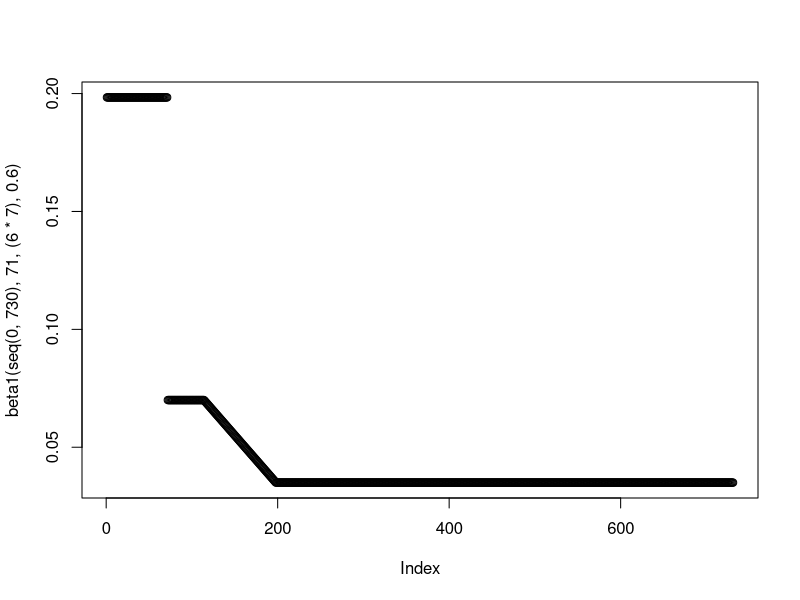
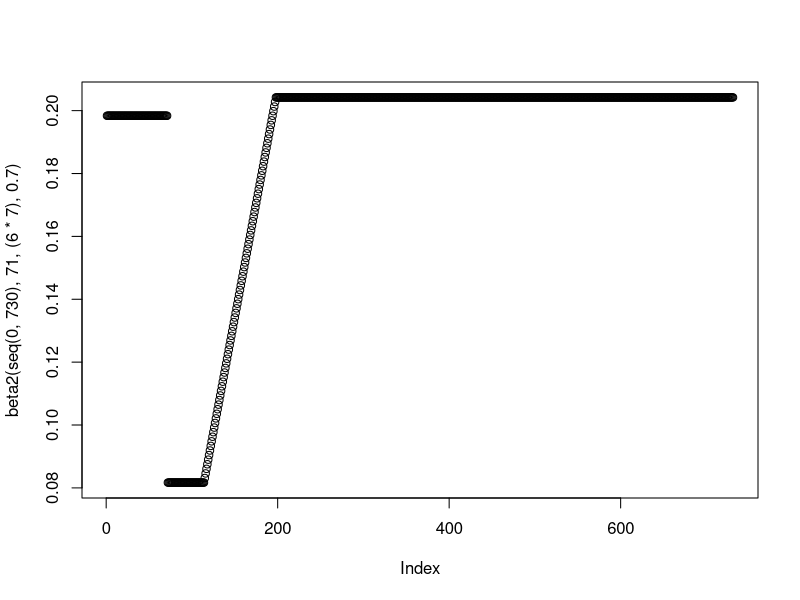
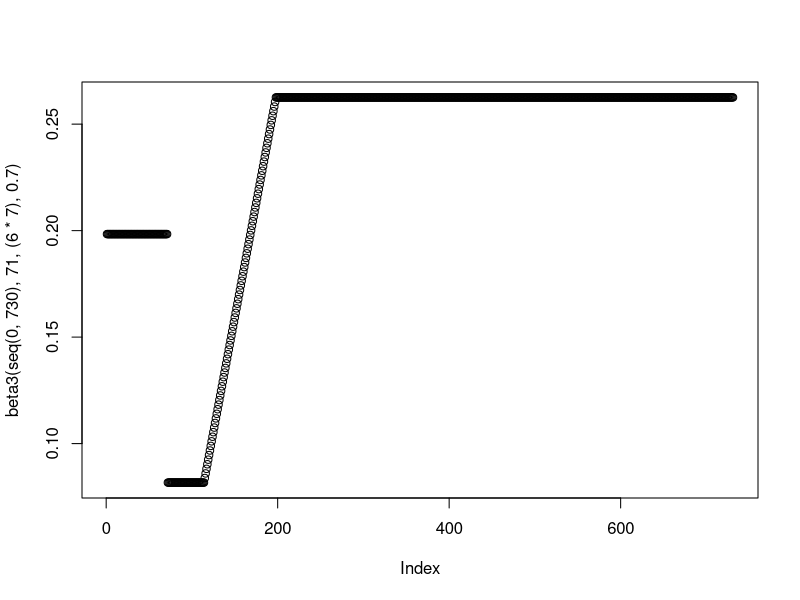
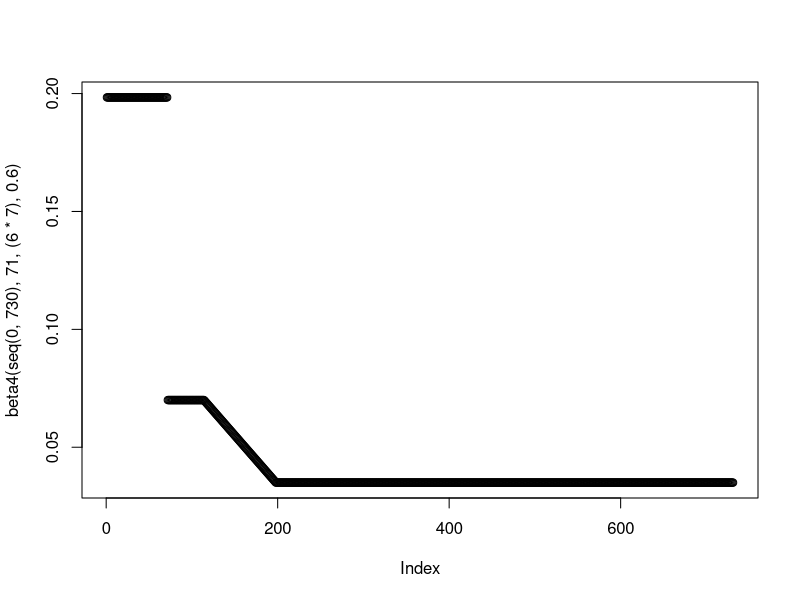

Here is the R script that generated these plots, in order:
setwd("C:/Users/amorg/Documents/PhD/nCoV Work/Figures/Enhanced Shielding/New") # This is where the plots Output
rm(list=ls())
library("deSolve"); library("ggplot2"); library("ggpubr"); library("reshape2"); library("dplyr"); library("Cairo")

#This Script contains otuput for both the Trigger Day and Phase 2 Analysis - Part of Figure 4

#### Model Functions ####
#Generation Time Function - Uses Baseline R0 
GenTime <- function(T2, R0) {
  G = T2 * ((R0-1)/log(2))
  return(G)
}

#Beta Functions - Uses Two different Re - for beta1 and beta 4 + beta 2 and beta 3 
beta1 <- function(time, tstart1, tdur, r014) {
  gamma <- 1/(GenTime(3.3,2.8))
  beta1_2 <- (r014*(gamma))*0.5
  betalin <- approxfun(x=c(tstart1+tdur, tstart1+tdur+(12*7)), y = c(r014*(gamma), beta1_2), method="linear", rule  =2)
  ifelse((time >= tstart1 & time <= tstart1+tdur), #Phase 2
         r014*(gamma),
         ifelse((time >= tstart1+tdur & time <= tstart1+tdur+(12*7)), #Phase 3
                betalin(time),
                ifelse((time >= tstart1+tdur+(12*7) & time <= 730),
                       beta1_2,
                       1.7*(gamma))))}

plot(beta1(seq(0,730), 71, (6*7), 0.6))

beta2 <- function(time, tstart1, tdur, r023) {
  gamma <- 1/(GenTime(3.3,2.8))
  beta1_2 <- (2.8*(gamma) - ((2.8*(gamma) - r023*(gamma))*0.5))
  betalin <- approxfun(x=c(tstart1+tdur, tstart1+tdur+(12*7)), y = c(r023*(gamma), beta1_2), method="linear", rule  =2)
  ifelse((time >= tstart1 & time <= tstart1+tdur), #Phase 2
         r023*(gamma),
         ifelse((time >= tstart1+tdur & time <= tstart1+tdur+(12*7)), #Phase 3
                betalin(time),
                ifelse((time >= tstart1+tdur+(12*7) & time <= 730),
                       beta1_2,
                       1.7*(gamma))))}

plot(beta2(seq(0,730), 71, (6*7), 0.7))

beta3 <- function(time, tstart1, tdur, r023) {
  gamma <- 1/(GenTime(3.3,2.8))
  beta1_2 <- (2.8*(gamma) - (2.8*(gamma) - 1.7*(gamma))*0.5)
  betalin <- approxfun(x=c(tstart1+tdur, tstart1+tdur+(12*7)), y = c(r023*(gamma), beta1_2), method="linear", rule  =2)
  ifelse((time >= tstart1 & time <= tstart1+tdur), #Phase 2
         r023*(gamma),
         ifelse((time >= tstart1+tdur & time <= tstart1+tdur+(12*7)), #Phase 3
                betalin(time),
                ifelse((time >= tstart1+tdur+(12*7) & time <= 730),
                       beta1_2,
                       1.7*(gamma))))}

plot(beta3(seq(0,730), 71, (6*7), 0.7))


beta4 <- function(time,tstart1,tdur, r014) {
  gamma <- 1/(GenTime(3.3,2.8))
  beta1_2 <- r014*(gamma)*0.5
  betalin <- approxfun(x=c(tstart1+tdur, tstart1+tdur+(12*7)), y = c(r014*(gamma), beta1_2), method="linear", rule  =2)
  ifelse((time >= tstart1 & time <= tstart1+tdur), #Phase 2
         r014*(gamma),
         ifelse((time >= tstart1+tdur & time <= tstart1+tdur+(12*7)), #Phase 3
                betalin(time),
                ifelse((time >= tstart1+tdur+(12*7) & time <= 730),
                       beta1_2,
                       1.7*(gamma))))}

plot(beta4(seq(0,730), 71, (6*7), 0.6))

#ODEs Enhanced Shielding Model - Adapted to use different phase 2 R_e
SIRS <- function(time, state, parameters) {
  with(as.list(c(state, parameters)), {
    beta1 <- beta1(time,tstart1,tdur,r014)
    beta2 <- beta2(time,tstart1,tdur,r023)
    beta3 <- beta3(time,tstart1,tdur,r023)
    beta4 <- beta4(time,tstart1,tdur,r014)
    
    dSv = - beta1*Iv*Sv - beta1*Is*Sv - beta4*Ir1*Sv - beta4*Ir2*Sv - beta4*Ir3*Sv + zeta*Rv
    dSs = - beta1*Iv*Ss - beta1*Is*Ss - beta2*Ir1*Ss - beta2*Ir2*Ss - beta2*Ir3*Ss + zeta*Rs
    dSr1 = - beta4*Iv*Sr1 - beta2*Is*Sr1 - beta3*Ir1*Sr1 - beta3*Ir2*Sr1 - beta3*Ir3*Sr1 + zeta*Rr1
    dSr2 = - beta4*Iv*Sr2 - beta2*Is*Sr2 - beta3*Ir1*Sr2 - beta3*Ir2*Sr2 - beta3*Ir3*Sr2 + zeta*Rr2
    dSr3 = - beta4*Iv*Sr3 - beta2*Is*Sr3 - beta3*Ir1*Sr3 - beta3*Ir2*Sr3 - beta3*Ir3*Sr3 + zeta*Rr3
    
    dIv = beta1*Iv*Sv + beta1*Is*Sv + beta4*Ir1*Sv + beta4*Ir2*Sv + beta4*Ir3*Sv - gamma*Iv
    dIs = beta1*Iv*Ss + beta1*Is*Ss + beta2*Ir1*Ss + beta2*Ir2*Ss + beta2*Ir3*Ss - gamma*Is
    dIr1 = beta4*Iv*Sr1 + beta2*Is*Sr1 + beta3*Ir1*Sr1 + beta3*Ir2*Sr1 + beta3*Ir3*Sr1 - gamma*Ir1
    dIr2 = beta4*Iv*Sr2 + beta2*Is*Sr2 + beta3*Ir1*Sr2 + beta3*Ir2*Sr2 + beta3*Ir3*Sr2 - gamma*Ir2
    dIr3 = beta4*Iv*Sr3 + beta2*Is*Sr3 + beta3*Ir1*Sr3 + beta3*Ir2*Sr3 + beta3*Ir3*Sr3 - gamma*Ir3
    
    dRv = gamma*Iv - zeta*Rv 
    dRs = gamma*Is - zeta*Rs
    dRr1 = gamma*Ir1 - zeta*Rr1
    dRr2 = gamma*Ir2 - zeta*Rr2
    dRr3 = gamma*Ir3 - zeta*Rr3
    
    return(list(c(dSv, dSs, dSr1, dSr2, dSr3,
                  dIv, dIs, dIr1, dIr2, dIr3,
                  dRv, dRs, dRr1, dRr2, dRr3)))
  })
}


#### Baseline Parameters - Initial Conditions, Times and Baseline Parameters ####

init <- c(Sv = 0.2 - 0.0001*0.2, Ss = 0.2 - 0.0001*0.2, 
          Sr1 = 0.2 - 0.0001*0.2, Sr2 = 0.2 - 0.0001*0.2, Sr3 = 0.2 - 0.0001*0.2,
          Iv = 0.0001*0.2, Is = 0.0001*0.2, Ir1 = 0.0001*0.2, Ir2 = 0.0001*0.2, Ir3 = 0.0001*0.2,   
          Rv= 0, Rs = 0, Rr1 = 0, Rr2 = 0, Rr3 = 0)

times <- seq(0, 478, by = 1)

parmsbase = c(gamma = 1/(GenTime(3.3,2.8)), 
              zeta = 1/365,
              tstart1 = 71, 
              tdur = 6*7) 

#### SET 1) TRIGGER DAY ####

trigday <- c(46, 71, 96)

trigdata <- data.frame(matrix(nrow = 0, ncol = 15))

for(i in 1:length(trigday)) {
  parms <- c(parmsbase, r014 = 0.8, r023 = 0.9)
  parms["tstart1"] <- trigday[i]
  out1 <- data.frame(ode(y = init, func = SIRS, times = times, parms = parms))
  out1$RemS <- out1$Sr1 + out1$Sr2 + out1$Sr3
  out1$RemI <- out1$Ir1 + out1$Ir2 + out1$Ir3
  out1$RemR <- out1$Rr1 + out1$Rr2 + out1$Rr3
  out1 <- out1[, -grep("Sr|Ir|Rr", names(out1))]
  out1[,2:7] <- out1[,2:7]/0.2
  out1[,8:10] <- out1[,8:10]/0.6
  out1$Beta1 <- beta1(times, 71, (6*7), parms[["r014"]]) 
  out1$Beta2 <- beta2(times, 71, (6*7), parms[["r023"]]) 
  out1$Beta3 <- beta3(times, 71, (6*7), parms[["r023"]])
  out1$Beta4 <- beta4(times, 71, (6*7), parms[["r014"]])
  out1$trigday <- trigday[i]
  trigdata <- rbind(out1, trigdata)
}

colnames(trigdata) <- c("Time", "Suscv", "Suscs", "Infected_Iv", "Infected_Is", "Recovv", "Recovs", "RemSusc", "RemInf", "RemRecov",
                      "Beta_1", "Beta_2", "Beta_3", "Beta_4", "TriggerDay")

#Trigger Day 96

phase1 <- data.frame(xmin=0, xmax=96, ymin=-Inf, ymax=Inf, name = "P1")
phase2 <- data.frame(xmin=96, xmax=96+(6*7), ymin=-Inf, ymax=Inf, name = "P2")
phase3 <- data.frame(xmin=96+(6*7), xmax=96+(6*7)+(12*7), ymin=-Inf, ymax=Inf, name = "P3")
phase4 <- data.frame(xmin=96+(6*7)+(12*7), xmax=Inf, ymin=-Inf, ymax=Inf, name = "P4")

statsinfecv <- melt(trigdata[trigdata$TriggerDay == 96,], id.vars = c("Time"), measure.vars = c("Infected_Iv", "Infected_Is", "RemInf"))
statsinfecv$variable <- factor(statsinfecv$variable, levels=rev(levels(statsinfecv$variable)))

pinf96 <- ggplot(data = statsinfecv, aes(x = (Time), y = value, col = variable))  + theme_bw() +
  labs(x ="Time (Days)", y = "Proportion Infected") + scale_y_continuous(limits = c(0,0.125), expand = c(0,0)) +
  theme(legend.position = "bottom", legend.title = element_blank(), legend.text=element_text(size=14),  axis.text=element_text(size=14),
        axis.title.y=element_text(size=14),axis.title.x = element_text(size=14), 
        legend.spacing.x = unit(0.3, 'cm'), plot.margin=unit(c(0.7,0.7,-0.07,0.8),"cm")) + scale_x_continuous(expand = c(0, 0)) + 
  scale_color_manual(values=c('blue','darkgreen','red'), labels= c("General", "Shielders", "Vulnerable")) +
  geom_rect(data=phase2, aes(xmin=xmin, xmax=xmax, ymin=ymin, ymax=ymax), fill="grey", alpha=0.5, inherit.aes = FALSE) +
  geom_rect(data=phase3, aes(xmin=xmin, xmax=xmax, ymin=ymin, ymax=ymax), fill="grey", alpha=0.35, inherit.aes = FALSE) +
  geom_rect(data=phase4, aes(xmin=xmin, xmax=xmax, ymin=ymin, ymax=ymax), fill="grey", alpha=0.5, inherit.aes = FALSE) +
  geom_text(data = phase1, aes(x = xmin, y = 0.107, label = name),inherit.aes = FALSE, size = 8, vjust = 0, hjust = 0, nudge_x = 36) +
  geom_text(data = phase2, aes(x = xmin, y = 0.107, label = name),inherit.aes = FALSE, size = 8, vjust = 0, hjust = 0, nudge_x = 7) +
  geom_text(data = phase3, aes(x = xmin, y = 0.107, label = name),inherit.aes = FALSE, size = 8, vjust = 0, hjust = 0, nudge_x = 27) +
  geom_text(data = phase4, aes(x = xmin, y = 0.107, label = name),inherit.aes = FALSE, size = 8, vjust = 0, hjust = 0, nudge_x = 110) +
  geom_line(size = 1.02, stat = "identity")

#Baseline Day 71

phase1 <- data.frame(xmin=0, xmax=71, ymin=-Inf, ymax=Inf, name = "P1")
phase2 <- data.frame(xmin=71, xmax=71+(6*7), ymin=-Inf, ymax=Inf, name = "P2")
phase3 <- data.frame(xmin=71+(6*7), xmax=71+(6*7)+(12*7), ymin=-Inf, ymax=Inf, name = "P3")
phase4 <- data.frame(xmin=71+(6*7)+(12*7), xmax=Inf, ymin=-Inf, ymax=Inf, name = "P4")

statsinfecv <- melt(trigdata[trigdata$TriggerDay == 71,], id.vars = c("Time"), measure.vars = c("Infected_Iv", "Infected_Is", "RemInf"))
statsinfecv$variable <- factor(statsinfecv$variable, levels=rev(levels(statsinfecv$variable)))

pinf71 <- ggplot(data = statsinfecv, aes(x = (Time), y = value, col = variable))  + theme_bw() +
  labs(x ="Time (Days)", y = "Proportion Infected") + scale_y_continuous(limits = c(0,0.125), expand = c(0,0)) +
  theme(legend.position = "bottom", legend.title = element_blank(), legend.text=element_text(size=14),  axis.text=element_text(size=14),
        axis.title.y=element_text(size=14),axis.title.x = element_blank(), 
        legend.spacing.x = unit(0.3, 'cm'), plot.margin=unit(c(0.7,0.7,-0.07,0.8),"cm")) + scale_x_continuous(expand = c(0, 0)) + 
  scale_color_manual(values=c('blue','darkgreen','red'), labels= c("General", "Shielders", "Vulnerable")) +
  geom_rect(data=phase2, aes(xmin=xmin, xmax=xmax, ymin=ymin, ymax=ymax), fill="grey", alpha=0.5, inherit.aes = FALSE) +
  geom_rect(data=phase3, aes(xmin=xmin, xmax=xmax, ymin=ymin, ymax=ymax), fill="grey", alpha=0.35, inherit.aes = FALSE) +
  geom_rect(data=phase4, aes(xmin=xmin, xmax=xmax, ymin=ymin, ymax=ymax), fill="grey", alpha=0.5, inherit.aes = FALSE) +
  geom_text(data = phase1, aes(x = xmin, y = 0.107, label = name),inherit.aes = FALSE, size = 8, vjust = 0, hjust = 0, nudge_x = 11) +
  geom_text(data = phase2, aes(x = xmin, y = 0.107, label = name),inherit.aes = FALSE, size = 8, vjust = 0, hjust = 0, nudge_x = 8) +
  geom_text(data = phase3, aes(x = xmin, y = 0.107, label = name),inherit.aes = FALSE, size = 8, vjust = 0, hjust = 0, nudge_x = 25) +
  geom_text(data = phase4, aes(x = xmin, y = 0.107, label = name),inherit.aes = FALSE, size = 8, vjust = 0, hjust = 0, nudge_x = 125) +
  geom_line(size = 1.02, stat = "identity")

#Trigger Day 46

phase1 <- data.frame(xmin=0, xmax=46, ymin=-Inf, ymax=Inf, name = "P1")
phase2 <- data.frame(xmin=46, xmax=46+(6*7), ymin=-Inf, ymax=Inf, name = "P2")
phase3 <- data.frame(xmin=46+(6*7), xmax=46+(6*7)+(12*7), ymin=-Inf, ymax=Inf, name = "P3")
phase4 <- data.frame(xmin=46+(6*7)+(12*7), xmax=Inf, ymin=-Inf, ymax=Inf, name = "P4")

statsinfecv <- melt(trigdata[trigdata$TriggerDay == 46,], id.vars = c("Time"), measure.vars = c("Infected_Iv", "Infected_Is", "RemInf"))
statsinfecv$variable <- factor(statsinfecv$variable, levels=rev(levels(statsinfecv$variable)))

pinf46 <- ggplot(data = statsinfecv, aes(x = (Time), y = value, col = variable))  + theme_bw() +
  labs(x ="Time (Days)", y = "Proportion Infected") + scale_y_continuous(limits = c(0,0.125), expand = c(0,0)) +
  theme(legend.position = "bottom", legend.title = element_blank(), legend.text=element_text(size=14),  axis.text=element_text(size=14),
        axis.title.y=element_text(size=14),axis.title.x = element_text(size=14), 
        legend.spacing.x = unit(0.3, 'cm'), plot.margin=unit(c(0.7,0.7,-0.07,0.8),"cm")) + scale_x_continuous(expand = c(0, 0)) + 
  scale_color_manual(values=c('blue','darkgreen','red'), labels= c("General", "Shielders", "Vulnerable")) +
  geom_rect(data=phase2, aes(xmin=xmin, xmax=xmax, ymin=ymin, ymax=ymax), fill="grey", alpha=0.5, inherit.aes = FALSE) +
  geom_rect(data=phase3, aes(xmin=xmin, xmax=xmax, ymin=ymin, ymax=ymax), fill="grey", alpha=0.35, inherit.aes = FALSE) +
  geom_rect(data=phase4, aes(xmin=xmin, xmax=xmax, ymin=ymin, ymax=ymax), fill="grey", alpha=0.5, inherit.aes = FALSE) +
  geom_text(data = phase1, aes(x = xmin, y = 0.107, label = name),inherit.aes = FALSE, size = 8, vjust = 0, hjust = 0, nudge_x = 11) +
  geom_text(data = phase2, aes(x = xmin, y = 0.107, label = name),inherit.aes = FALSE, size = 8, vjust = 0, hjust = 0, nudge_x = 8) +
  geom_text(data = phase3, aes(x = xmin, y = 0.107, label = name),inherit.aes = FALSE, size = 8, vjust = 0, hjust = 0, nudge_x = 25) +
  geom_text(data = phase4, aes(x = xmin, y = 0.107, label = name),inherit.aes = FALSE, size = 8, vjust = 0, hjust = 0, nudge_x = 125) +
  geom_line(size = 1.02, stat = "identity")

#### SET 2) PHASE 2 ANALYSIS ####

retest <- data.frame(scenario = c("Lower", "Baseline", "Higher"),
                     Re14 = c(0.6, 0.8, 1),
                     Re23 = c(0.7, 0.9, 1.1))

redata <- data.frame(matrix(nrow = 0, ncol = 15))

for(i in 1:nrow(retest)) {
  parms <- c(parmsbase, r014 = retest[i,2], r023 = retest[i,3])
  out1 <- data.frame(ode(y = init, func = SIRS, times = times, parms = parms))
  out1$RemS <- out1$Sr1 + out1$Sr2 + out1$Sr3
  out1$RemI <- out1$Ir1 + out1$Ir2 + out1$Ir3
  out1$RemR <- out1$Rr1 + out1$Rr2 + out1$Rr3
  out1 <- out1[, -grep("Sr|Ir|Rr", names(out1))]
  out1[,2:7] <- out1[,2:7]/0.2
  out1[,8:10] <- out1[,8:10]/0.6
  out1$Beta1 <- beta1(times, 71, (6*7), parms[["r014"]]) 
  out1$Beta2 <- beta2(times, 71, (6*7), parms[["r023"]]) 
  out1$Beta3 <- beta3(times, 71, (6*7), parms[["r023"]])
  out1$Beta4 <- beta4(times, 71, (6*7), parms[["r014"]])
  out1$r_e4 <- as.factor(retest[i,1])
  redata <- rbind(out1, redata)
}

colnames(redata) <- c("Time", "Suscv", "Suscs", "Infected_Iv", "Infected_Is", "Recovv", "Recovs", "RemSusc", "RemInf", "RemRecov",
                      "Beta_1", "Beta_2", "Beta_3", "Beta_4", "Phase4_Re")

phase1 <- data.frame(xmin=0, xmax=71, ymin=-Inf, ymax=Inf, name = "P1")
phase2 <- data.frame(xmin=71, xmax=71+(6*7), ymin=-Inf, ymax=Inf, name = "P2")
phase3 <- data.frame(xmin=71+(6*7), xmax=71+(6*7)+(12*7), ymin=-Inf, ymax=Inf, name = "P3")
phase4 <- data.frame(xmin=71+(6*7)+(12*7), xmax=Inf, ymin=-Inf, ymax=Inf, name = "P4")

# R_e 0.6/0.7

statsinfecv <- melt(redata[redata$Phase4_Re == "Lower",], id.vars = c("Time"), measure.vars = c("Infected_Iv", "Infected_Is", "RemInf"))
statsinfecv$variable <- factor(statsinfecv$variable, levels=rev(levels(statsinfecv$variable)))

pinf0607 <- ggplot(data = statsinfecv, aes(x = (Time), y = value, col = variable))  + theme_bw() +
  labs(x ="Time (Days)", y = "Proportion Infected") + scale_y_continuous(limits = c(0,0.07), expand = c(0,0)) +
  theme(legend.position = "bottom", legend.title = element_blank(), legend.text=element_text(size=14),  axis.text=element_text(size=14),
        axis.title.y=element_text(size=14),axis.title.x = element_blank(), 
        legend.spacing.x = unit(0.3, 'cm'), plot.margin=unit(c(0.7,0.7,-0.07,0.8),"cm")) + scale_x_continuous(expand = c(0, 0)) + 
  scale_color_manual(values=c('blue','darkgreen','red'), labels= c("General", "Shielders", "Vulnerable")) +
  geom_rect(data=phase2, aes(xmin=xmin, xmax=xmax, ymin=ymin, ymax=ymax), fill="grey", alpha=0.5, inherit.aes = FALSE) +
  geom_rect(data=phase3, aes(xmin=xmin, xmax=xmax, ymin=ymin, ymax=ymax), fill="grey", alpha=0.35, inherit.aes = FALSE) +
  geom_rect(data=phase4, aes(xmin=xmin, xmax=xmax, ymin=ymin, ymax=ymax), fill="grey", alpha=0.5, inherit.aes = FALSE) +
  geom_text(data = phase1, aes(x = xmin, y = 0.06, label = name),inherit.aes = FALSE, size = 8, vjust = 0, hjust = 0, nudge_x = 25) +
  geom_text(data = phase2, aes(x = xmin, y = 0.06, label = name),inherit.aes = FALSE, size = 8, vjust = 0, hjust = 0, nudge_x = 8) +
  geom_text(data = phase3, aes(x = xmin, y = 0.06, label = name),inherit.aes = FALSE, size = 8, vjust = 0, hjust = 0, nudge_x = 30) +
  geom_text(data = phase4, aes(x = xmin, y = 0.06, label = name),inherit.aes = FALSE, size = 8, vjust = 0, hjust = 0, nudge_x = 125) +
  geom_line(size = 1.02, stat = "identity")

# R_e 0.8/0.9

statsinfecv <- melt(redata[redata$Phase4_Re == "Baseline",], id.vars = c("Time"), measure.vars = c("Infected_Iv", "Infected_Is", "RemInf"))
statsinfecv$variable <- factor(statsinfecv$variable, levels=rev(levels(statsinfecv$variable)))

pinf0809 <- ggplot(data = statsinfecv, aes(x = (Time), y = value, col = variable))  + theme_bw() +
  labs(x ="Time (Days)", y = "Proportion Infected") + scale_y_continuous(limits = c(0,0.07), expand = c(0,0)) +
  theme(legend.position = "bottom", legend.title = element_blank(), legend.text=element_text(size=14),  axis.text=element_text(size=14),
        axis.title.y=element_text(size=14),axis.title.x = element_blank(), 
        legend.spacing.x = unit(0.3, 'cm'), plot.margin=unit(c(0.7,0.7,-0.07,0.8),"cm")) + scale_x_continuous(expand = c(0, 0)) + 
  scale_color_manual(values=c('blue','darkgreen','red'), labels= c("General", "Shielders", "Vulnerable")) +
  geom_rect(data=phase2, aes(xmin=xmin, xmax=xmax, ymin=ymin, ymax=ymax), fill="grey", alpha=0.5, inherit.aes = FALSE) +
  geom_rect(data=phase3, aes(xmin=xmin, xmax=xmax, ymin=ymin, ymax=ymax), fill="grey", alpha=0.35, inherit.aes = FALSE) +
  geom_rect(data=phase4, aes(xmin=xmin, xmax=xmax, ymin=ymin, ymax=ymax), fill="grey", alpha=0.5, inherit.aes = FALSE) +
  geom_text(data = phase1, aes(x = xmin, y = 0.06, label = name),inherit.aes = FALSE, size = 8, vjust = 0, hjust = 0, nudge_x = 25) +
  geom_text(data = phase2, aes(x = xmin, y = 0.06, label = name),inherit.aes = FALSE, size = 8, vjust = 0, hjust = 0, nudge_x = 8) +
  geom_text(data = phase3, aes(x = xmin, y = 0.06, label = name),inherit.aes = FALSE, size = 8, vjust = 0, hjust = 0, nudge_x = 30) +
  geom_text(data = phase4, aes(x = xmin, y = 0.06, label = name),inherit.aes = FALSE, size = 8, vjust = 0, hjust = 0, nudge_x = 125) +
  geom_line(size = 1.02, stat = "identity")

# R_e 1.0/1.1

statsinfecv <- melt(redata[redata$Phase4_Re == "Higher",], id.vars = c("Time"), measure.vars = c("Infected_Iv", "Infected_Is", "RemInf"))
statsinfecv$variable <- factor(statsinfecv$variable, levels=rev(levels(statsinfecv$variable)))

pinf1011 <- ggplot(data = statsinfecv, aes(x = (Time), y = value, col = variable))  + theme_bw() +
  labs(x ="Time (Days)", y = "Proportion Infected") + scale_y_continuous(limits = c(0,0.07), expand = c(0,0)) +
  theme(legend.position = "none", legend.title = element_text(size=14), legend.text=element_text(size=14),  axis.text=element_text(size=14),
        axis.title.y=element_text(size=14),axis.title.x = element_text(size=14), 
        legend.spacing.x = unit(0.3, 'cm'), plot.margin=unit(c(0.7,0.7,-0.07,0.8),"cm")) + scale_x_continuous(expand = c(0, 0)) + 
  scale_color_manual(values=c('blue','darkgreen','red'), labels= c("General", "Shielders", "Vulnerable")) +
  geom_rect(data=phase2, aes(xmin=xmin, xmax=xmax, ymin=ymin, ymax=ymax), fill="grey", alpha=0.5, inherit.aes = FALSE) +
  geom_rect(data=phase3, aes(xmin=xmin, xmax=xmax, ymin=ymin, ymax=ymax), fill="grey", alpha=0.35, inherit.aes = FALSE) +
  geom_rect(data=phase4, aes(xmin=xmin, xmax=xmax, ymin=ymin, ymax=ymax), fill="grey", alpha=0.5, inherit.aes = FALSE) +
  geom_text(data = phase1, aes(x = xmin, y = 0.06, label = name),inherit.aes = FALSE, size = 8, vjust = 0, hjust = 0, nudge_x = 25) +
  geom_text(data = phase2, aes(x = xmin, y = 0.06, label = name),inherit.aes = FALSE, size = 8, vjust = 0, hjust = 0, nudge_x = 8) +
  geom_text(data = phase3, aes(x = xmin, y = 0.06, label = name),inherit.aes = FALSE, size = 8, vjust = 0, hjust = 0, nudge_x = 30) +
  geom_text(data = phase4, aes(x = xmin, y = 0.06, label = name),inherit.aes = FALSE, size = 8, vjust = 0, hjust = 0, nudge_x = 125) +
  geom_line(size = 1.02, stat = "identity")

#### Plotting - Phase 2 ####

plot <- ggarrange(pinf46,pinf0607,
                  
                  pinf71, pinf0809,
                  
                  pinf96, pinf1011,  
                  
                  ncol = 2, nrow = 3, 
                  
                  heights = c(1, 1, 
                              1.1), common.legend = TRUE, legend = "bottom",
                  labels = c("A", "B"), font.label = c(size = 20))

#Anti-Aliasing in Plots - Can Ignore 
ggsave(plot, filename = "Fig4.png", dpi = 300, type = "cairo",
       width = 14, height = 10, units = "in")
